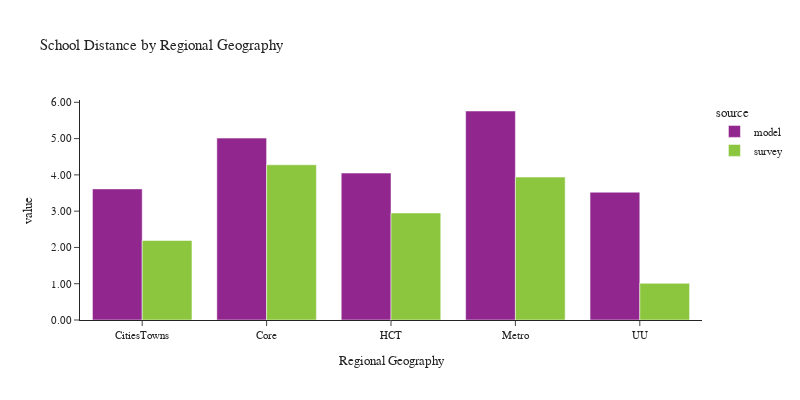

Here is the notebook cell this chart was saved with:
### Code cell
plot_school_location(df_students, 'rg_proposed_school', 'Regional Geography', 'Regional Geography')

### Figure 1 — Plotly figure (JSON) as saved in the notebook; plotly's stock layout.template omitted (floating-point values rounded to 4 significant figures)
{"data": [{"alignmentgroup": "True", "customdata": [[97048], [319839], [224504], [460881], [33609]], "hovertemplate": "source=model<br>rg_proposed_school=%{x}<br>value=%{y}<br>sample count=%{customdata[0]}<extra></extra>", "legendgroup": "model", "marker": {"color": "#91268F", "pattern": {"shape": ""}}, "name": "model", "offsetgroup": "model", "orientation": "v", "showlegend": true, "textposition": "auto", "type": "bar", "x": ["CitiesTowns", "Core", "HCT", "Metro", "UU"], "xaxis": "x", "y": [3.614, 5.013, 4.05, 5.761, 3.522], "yaxis": "y"}, {"alignmentgroup": "True", "customdata": [[63], [237], [136], [207], [14]], "hovertemplate": "source=survey<br>rg_proposed_school=%{x}<br>value=%{y}<br>sample count=%{customdata[0]}<extra></extra>", "legendgroup": "survey", "marker": {"color": "#8CC63E", "pattern": {"shape": ""}}, "name": "survey", "offsetgroup": "survey", "orientation": "v", "showlegend": true, "textposition": "auto", "type": "bar", "x": ["CitiesTowns", "Core", "HCT", "Metro", "UU"], "xaxis": "x", "y": [2.192, 4.278, 2.951, 3.939, 1.011], "yaxis": "y"}], "layout": {"barmode": "group", "font": {"size": 11}, "height": 400, "legend": {"title": {"text": "source"}, "tracegroupgap": 0}, "title": {"text": "School Distance by Regional Geography"}, "width": 800, "xaxis": {"anchor": "y", "domain": [0.0, 1.0], "title": {"text": "Regional Geography"}}, "yaxis": {"anchor": "x", "domain": [0.0, 1.0], "tickformat": ".2f", "title": {"text": "value"}}}}
